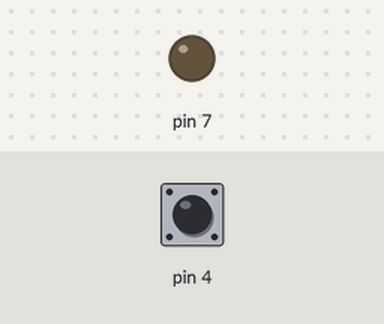
Recording of a sketch running on a simulated Arduino Uno, built with avr-gcc and run on an emulated ATmega328P. On the bench: output pins drawn as LEDs (lit = HIGH). The test bench sets the inputs (shaded band); at power-on: pin 4 HIGH.

Above: at 1.2 s.
1.3 s: pin 4 pulled LOW for 0.15 s
At 1.6 s:
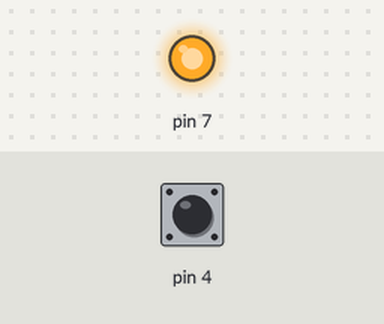
2.9 s: pin 4 pulled LOW for 1 s
At 4.0 s:
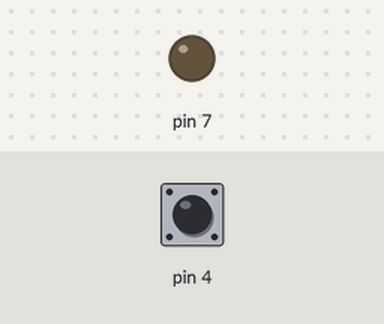
5.4 s: pin 4 pulled LOW for 3.2 s
At 5.9 s:
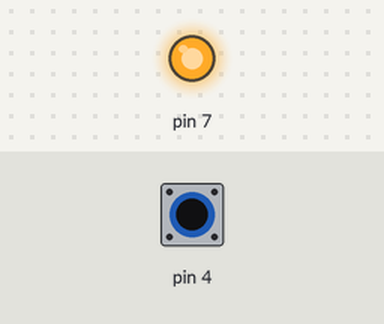
Timing chart, 0 to 8.4 s (numbered marks = the images above; inputs shaded):
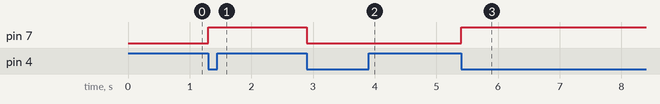

The sketch:

Press_the_button.ino
```cpp
int flag = 0;
boolean toggle_state = 0;

void setup() {
  Serial.begin(9600);
  pinMode(4,INPUT_PULLUP);
  pinMode(7,OUTPUT);
}

void loop() {
  if(digitalRead(4) == 0){
    if(flag == 0){
      flag = 1;
      toggle_state = !toggle_state;
    }
  }
  else{
    if(flag == 1){
      flag = 0;
    }
  }

  if(toggle_state){
    digitalWrite(7,HIGH);
  }else{
    digitalWrite(7,LOW);
  }

}
```

Measured:
- after the input at 1.3 s, pin 7: LOW → HIGH at once
- after the input at 2.9 s, pin 7: HIGH → LOW at once
- after the input at 5.4 s, pin 7: LOW → HIGH at once
